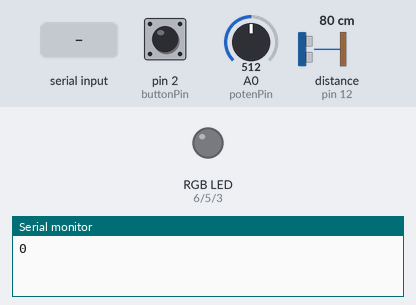
Simulated run of this sketch. Board: Arduino Uno, built with avr-gcc and run on an emulated ATmega328P. Shown: an RGB LED mixed from three pins (HIGH = lit), the last lines printed to the serial monitor. The test bench sets the inputs (shaded band); at power-on: pin 2 (buttonPin) LOW, A0 (potenPin) = 512, distance to the obstacle (sensor on pin 12) 80 cm. The echo pulse lasts 58.3 µs per cm; pins used as bus, display or sensor lines are not drawn.

Above: at 1.2 s.
1.3 s: "0\n" received over Serial
At 1.6 s:
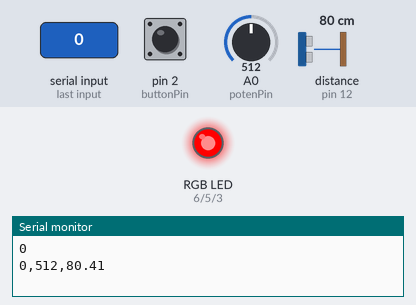
2.8 s: "1\n" received over Serial
At 3.9 s:
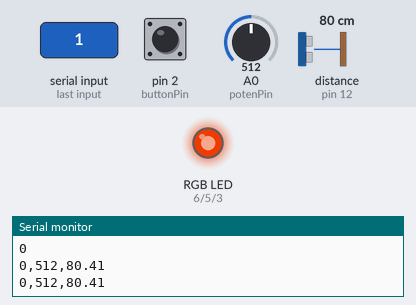
4.3 s: "2\n" received over Serial
At 5.1 s:
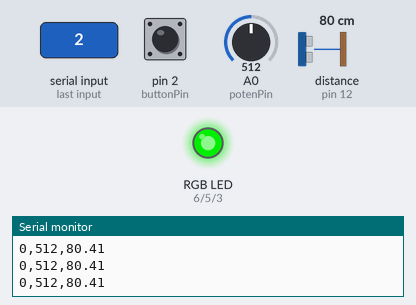
5.8 s: "0\n" received over Serial
At 6.2 s:
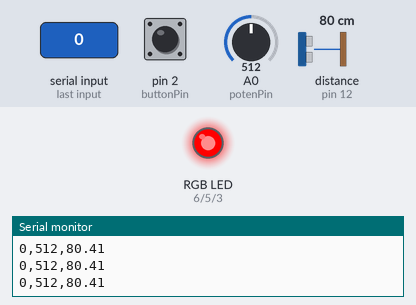
Timing chart, 0 to 8.3 s (numbered marks = the images above; inputs shaded):
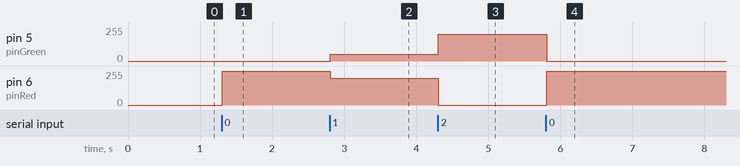

Measured:
- after the input at 1.3 s, pin 6 (pinRed): 0/255 → 255/255 at once
- after the input at 2.8 s, pin 5 (pinGreen): 0/255 → 50/255 at once; pin 6 (pinRed): 255/255 → 200/255 at once
- after the input at 4.3 s, pin 5 (pinGreen): 50/255 → 200/255 at once; pin 6 (pinRed): 200/255 → 0/255 at once
- after the input at 5.8 s, pin 5 (pinGreen): 200/255 → 0/255 at once; pin 6 (pinRed): 0/255 → 255/255 at once

The sketch:

arduino.ino
```cpp
const int trigPin = 11;
const int echoPin = 12;
const int buttonPin = 2;
const int potenPin = A0;

const int pinRed = 6, pinGreen = 5, pinBlue = 3;
int color = 0;

float distance;
int buttonState, potenValue;

void setup() {
  // put your setup code here, to run once:
  Serial.begin(9600);
  Serial.println("0");
  pinMode(trigPin, OUTPUT);
  pinMode(echoPin, INPUT);
  pinMode(buttonPin, INPUT);
  pinMode(potenPin, INPUT);

  pinMode(pinBlue, OUTPUT);
  pinMode(pinGreen, OUTPUT);
  pinMode(pinRed, OUTPUT);

  analogWrite(pinBlue, 0);
  analogWrite(pinGreen, 0);
  analogWrite(pinRed, 0);
}

void loop() {
  // put your main code here, to run repeatedly:
  //  distance = getDistance();
  //  Serial.println(distance);
  while (Serial.available()) {
    color = Serial.parseInt();
    if (Serial.read() == '\n') {
      distance = getDistance();
      buttonState = digitalRead(buttonPin);
      potenValue = analogRead(potenPin);
      delay(1);

      Serial.print(buttonState);
      Serial.print(',');
      Serial.print(potenValue);
      Serial.print(',');
      Serial.println(distance);

      if (color == 0) {
        setColorBrightness('r', 255);
        setColorBrightness('g', 0);
        setColorBrightness('b', 0);
      }
      else if (color == 1) {
        setColorBrightness('r', 200);
        setColorBrightness('g', 50);
        setColorBrightness('b', 0);
      }
      else if (color == 2) {
        setColorBrightness('r', 0);
        setColorBrightness('g', 200);
        setColorBrightness('b', 0);
      }
      else if (color == 3) {
        setColorBrightness('r', 0);
        setColorBrightness('g', 0);
        setColorBrightness('b', 0);
      }
    }
  }
}

float getDistance()
{
  float echoTime;                   //variable to store the time it takes for a ping to bounce off an object
  float calculatedDistance;         //variable to store the distance calculated from the echo time

  //send out an ultrasonic pulse that's 10ms long
  digitalWrite(trigPin, HIGH);
  delayMicroseconds(10);
  digitalWrite(trigPin, LOW);

  echoTime = pulseIn(echoPin, HIGH);      //use the pulsein command to see how long it takes for the
  //pulse to bounce back to the sensor

  // calculatedDistance = echoTime / 148.0;  //calculate the distance of the object that reflected the pulse (half the bounce time multiplied by the speed of sound)
  calculatedDistance = echoTime / 58.0;

  return calculatedDistance;              //send back the distance that was calculated
}

void setColorBrightness(char color, int brightness)
{
  //if else tree used to select the correct color control pin
  if (color == 'r')
  {
    analogWrite(pinRed, brightness);//Write to pwm pin 6  (red control)
  }
  else if (color == 'g')
  {
    analogWrite(pinGreen, brightness);//Write to pwm pin 5  (green control)
  }
  else if (color == 'b')
  {
    analogWrite(pinBlue, brightness);//Write to pwm pin 3  (blue control)
  }

  return;
}
```
